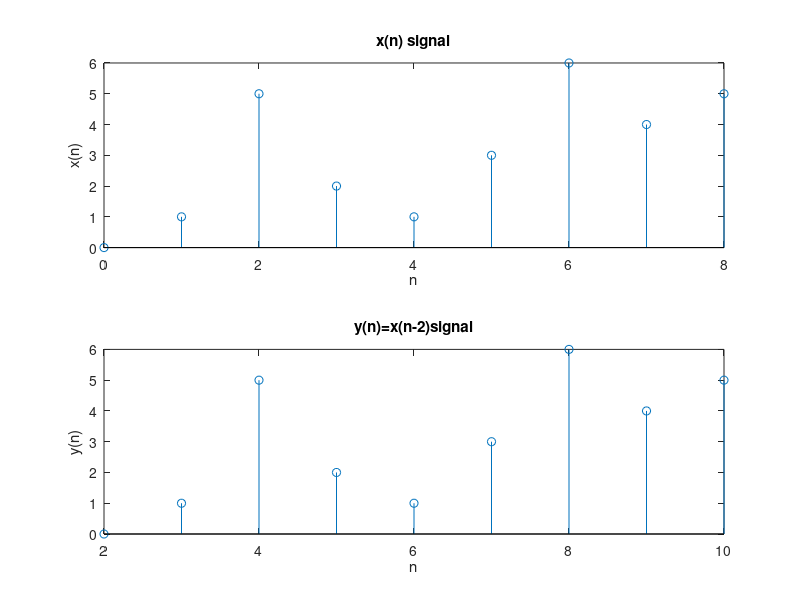

The MATLAB source for this figure:
n=0:8;
x=[0 1 5 2 1 3 6 4 5];
subplot(2,1,1);
stem(n,x);
xlabel('n');
ylabel('x(n)');
title('x(n) signal');

%now shifting will be 2 times
m=n+2;
y=x;
subplot(2,1,2);
stem(m,y);
xlabel('n');
ylabel('y(n)');
title('y(n)=x(n-2)signal');